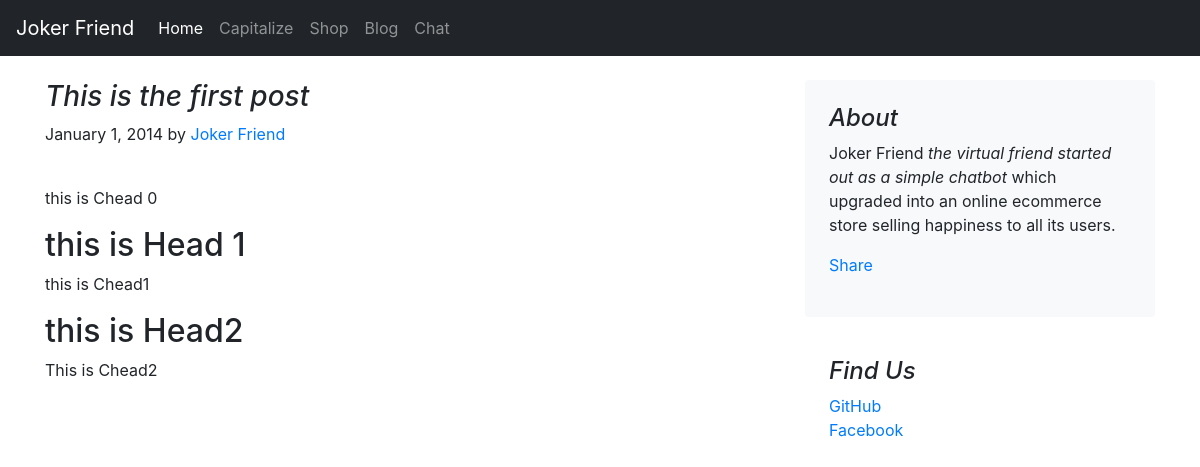
The page /blog/blogpost/1 on the database its author committed.
### blog/models.py (models this page shows)
class Blogpost(models.Model):
    post_id = models.AutoField(primary_key=True)
    title = models.CharField(max_length=50)
    head0 = models.CharField(max_length=500, default="")
    chead0 = models.CharField(max_length=5000, default="")
    head1 = models.CharField(max_length=500, default="")
    chead1 = models.CharField(max_length=5000, default="")
    head2 = models.CharField(max_length=500, default="")
    chead2 = models.CharField(max_length=5000, default="")
    pub_date = models.DateField()
    thumbnail = models.ImageField(upload_to='shop/images', default="")
    def __str__(self):
    	return self.title

### blog/views.py (the view)
# urls.py: path("blogpost/<int:id>", views.blogpost, name="blogHome")
def blogpost(request, id):
    post = Blogpost.objects.filter(post_id = id)[0]
    print(post)
    return render(request, 'blog/blogpost.html', {'post':post})

### blog/templates/blog/blogpost.html (shortened to what this page needs)
{% extends 'basic.html' %}
{% block body %}
<div class="container">
    <div class="row mt-4">
        <div class="col-md-8 blog-main">
            <h3 class="font-italic">
                {{post.title}}
            </h3>
            <div class="blog-post">
                <p class="blog-post-meta">January 1, 2014 by <a href="#">Joker Friend</a></p>
                <div class="fb-like" data-href="http://127.0.0.1:8000/blog/blogpost/{{post.post_id}}" data-layout="standard" data-action="like" data-size="large" data-show-faces="false" data-share="true"></div><br>
                <p>{{post.chead0}}</p>
                <h2>{{post.head1}}</h2>
                <p>{{post.chead1}}</p>
                <h2>{{post.head2}}</h2>
                <p>{{post.chead2}}</p>
            </div>
        </div>
        <aside class="col-md-4 blog-sidebar">
            <div class="p-4 mb-3 bg-light rounded">
                <h4 class="font-italic">About</h4>
                <p class="mb-0">Joker Friend<em> the virtual friend started out as a simple chatbot</em> which upgraded into an online ecommerce store selling happiness to all its users.</p>
                <div class="my-3 fb-share-button" data-href="http://127.0.0.1:8000/blog/blogpost/{{post.post_id}}" data-layout="button_count" data-size="large"><a target="_blank" href="https://www.facebook.com/sharer/sharer.php?u=http%3A%2F%2F127.0.0.1%3A8000%2Fblog%2Fblogpost%2F4&amp;src=sdkpreparse" class="fb-xfbml-parse-ignore">Share</a></div>
            </div>
            <div class="p-4">
                <h4 class="font-italic">Find Us</h4>
                <ol class="list-unstyled">
                    <li><a href="https://github.com/developerjay-jokerfriend/">GitHub</a></li>
                    <li><a href="https://www.messenger.com/t/joker.friend.jay">Facebook</a></li>
                </ol>
            </div>
        </aside>
    </div>
</div>
{% endblock %}

### rows shown on the page
Blogpost: title "This is the first post", chead0 "this is Chead 0", head1 "this is Head 1", chead1 "this is Chead1", head2 "this is Head2", chead2 "This is Chead2"
